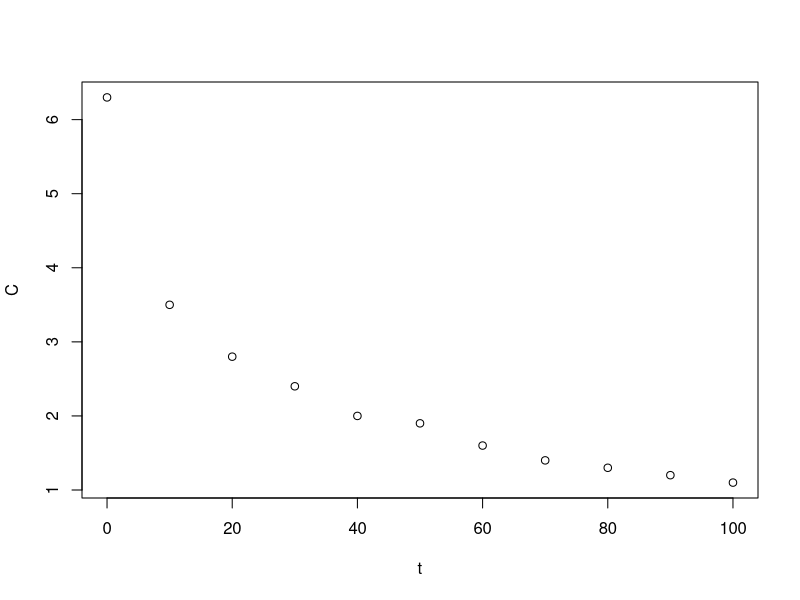

This figure's R source: (Note: this script raises an error after producing the figure.)
## ---- chunk 1

t <- c(0, 10, 20, 30, 40, 50, 60, 70, 80, 90, 100)
C <- c(6.3, 3.5, 2.8, 2.4, 2.0, 1.9, 1.6, 1.4, 1.3, 1.2, 1.1)
BE_data=cbind(t,C)
plot(BE_data)
## ---- chunk 2
#define SSE
determine_sse <- function(x){
  pred<-(x[1]*exp(-x[2]*T)+x[3]*exp(-x[4]*T))
  obs<-C
  sse<-sum((obs - pred)^2)
  return(sse)
}
x0 = c(3,0.1,3,0.01)
gd = grad.descent(determine_sse,x0,step.size=0.00001,max.iter=20000,
                        stopping.deriv=0.01)
x0_out <- c(gd$x, simpleFun(gd$x))
x0_out
plot(BE_data)
curve(x0_out[1]*exp(-x0_out[2]*x)+x0_out[3]*exp(-x0_out[4]*x), from = 0, to = 100, add=TRUE, col='firebrick')
## ---- chunk 3
#define SSE
determine_sse <- function(x){
  pred<-(x[1]*exp(-x[2]*T))
  obs<-C
  sse<-sum((obs - pred)^2)
  return(sse)
}
x0 = c(3,0.01)
gd = grad.descent(determine_sse,x0,step.size=0.00001,max.iter=20000,
                        stopping.deriv=0.01)
x0_out <- c(gd$x, simpleFun(gd$x))
x0_out
plot(BE_data)
curve(x0_out[1]*exp(-x0_out[2]*x), from = 0, to = 100, add=TRUE, col='firebrick')
## ---- chunk 4
BEmodel.nls <- nls(C ~ a_1*exp(r_1*T) + a_2*exp(r_2*T),start = list(a_1 = 3, a_2=3, r_1 = 0.01, r_2=0.1))
summary(BEmodel.nls)

params <- summary(BEmodel.nls)$coeff[,1] #extracting the parameter estimates
plot(BE_data)
curve(params[1]*exp(params[3]*x) + params[2]*exp(params[4]*x), from = 0, to = 100, add=TRUE, col='firebrick')
## ---- chunk 5
BEmodel.nls <- nls(C ~ a*exp(r*T),start = list(a = 3,  r = 0.01))
summary(BEmodel.nls)

params <- summary(BEmodel.nls)$coeff[,1] #extracting the parameter estimates
plot(BE_data)
curve(params[1]*exp(params[2]*x), from = 0, to = 100, add=TRUE, col='firebrick')
